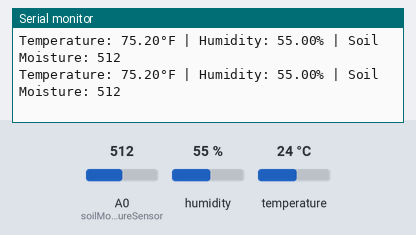
A sketch run on a simulated Arduino Uno, built with avr-gcc and run on an emulated ATmega328P. Shown: the last lines printed to the serial monitor. The test bench sets the inputs (shaded band); at power-on: humidity 55 %, A0 (soilMoistureSensor) = 512, temperature 24 °C.

Above: at 1.8 s.
1.9 s: humidity set to 22 %
At 2.5 s:
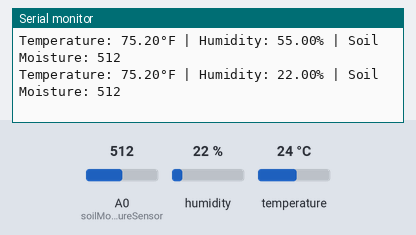
3.4 s: A0 (soilMoistureSensor) set to 716
At 4.1 s:
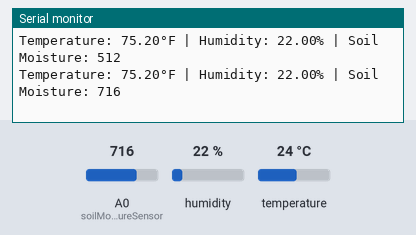
4.9 s: temperature set to 12 °C
At 5.7 s:
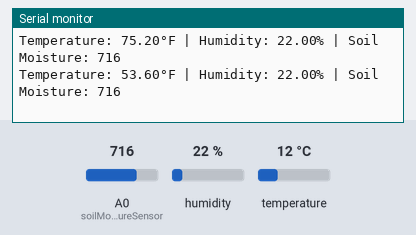
6.4 s: A0 (soilMoistureSensor) set to 900
At 6.4 s:
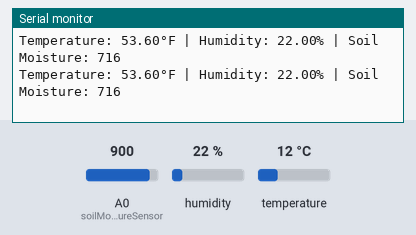
7.9 s: temperature set to 41 °C
At 8.3 s:
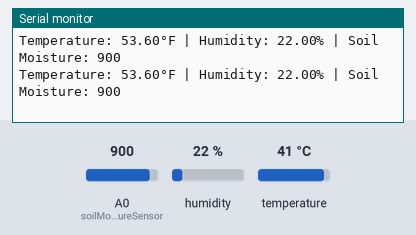
Timing chart, 0 to 10.9 s (numbered marks = the images above; inputs shaded):
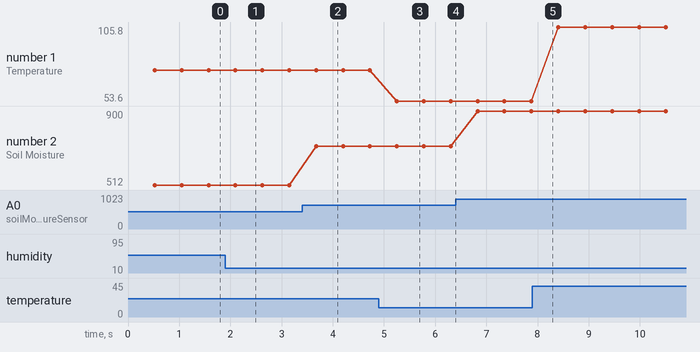

The sketch:

temp_hum_moist.ino
```cpp
#include <dht.h>

dht DHT;

#define tempHumSensor 8
#define soilMoistureSensor A0

void setup() {
  Serial.begin(9600);
}

void loop() {
  Serial.println();
  delay(500);
  int readData = DHT.read11(tempHumSensor);
  float t = DHT.temperature;
  float h = DHT.humidity;
  Serial.print("Temperature: ");
  Serial.print((t*9.0)/5.0+32.0);
  Serial.print("°F | ");
  Serial.print("Humidity: ");
  Serial.print(h);
  Serial.print("% | ");

  int soilMoisture = analogRead(soilMoistureSensor);
  Serial.print("Soil Moisture: ");
  Serial.println(soilMoisture);

  Serial.println();
}
```

Measured:
- after the input at 1.9 s, the serial monitor: prints a new line after 0.20 s (image 1)
- after the input at 3.4 s, the serial monitor: prints a new line after 0.28 s (image 2)
- after the input at 4.9 s, the serial monitor: prints a new line after 0.35 s (image 3)
- plotted number 1: 75.2 → 53.6 after the input at 4.9 s, 53.6 → 105.8 after the input at 7.9 s
- plotted number 2: 512 → 716 after the input at 3.4 s, 716 → 900 after the input at 6.4 s
